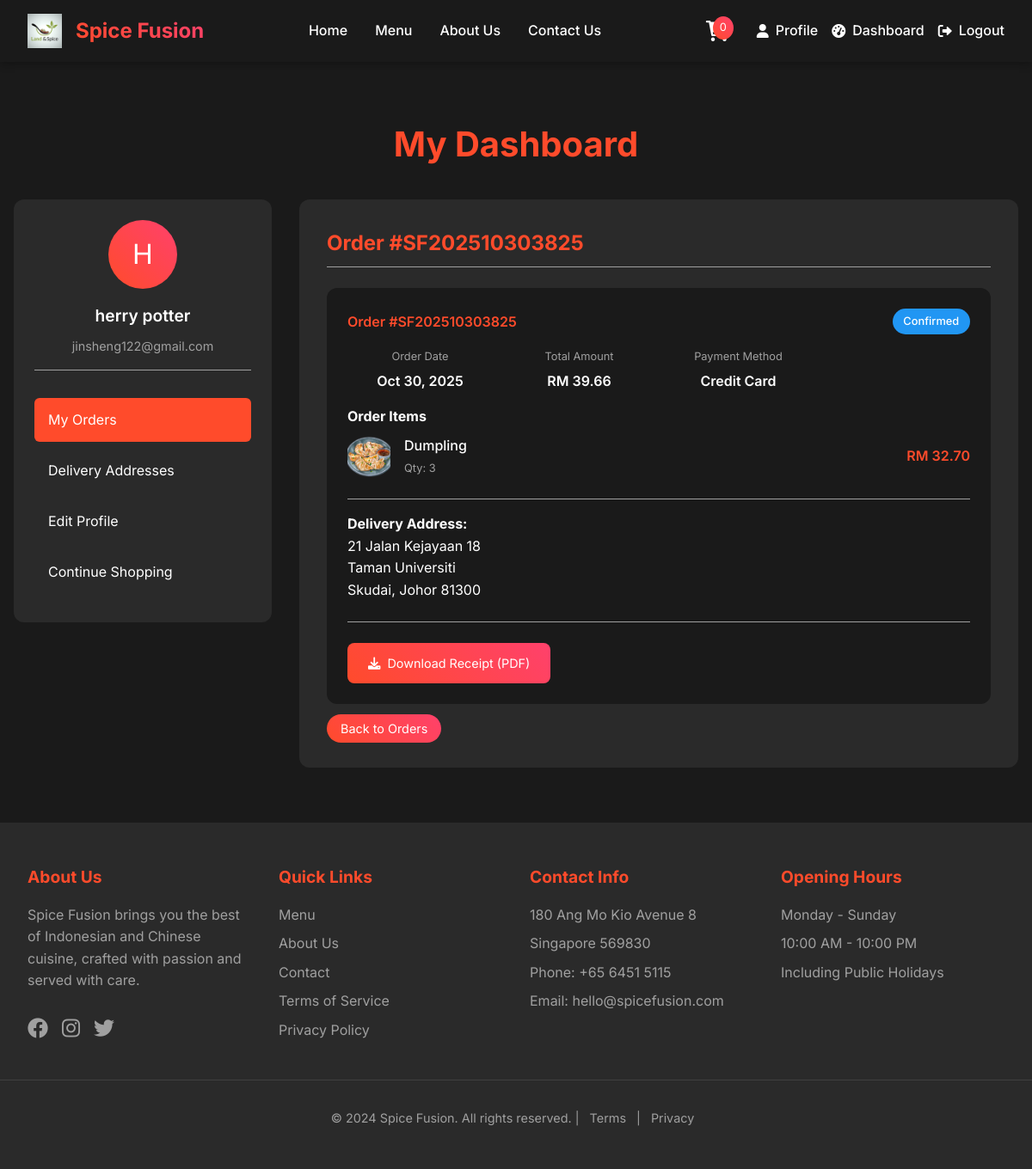
The page /customer/main/dashboard/Cdashboard.php?order_id=3 (signed in) on the database as committed earlier.
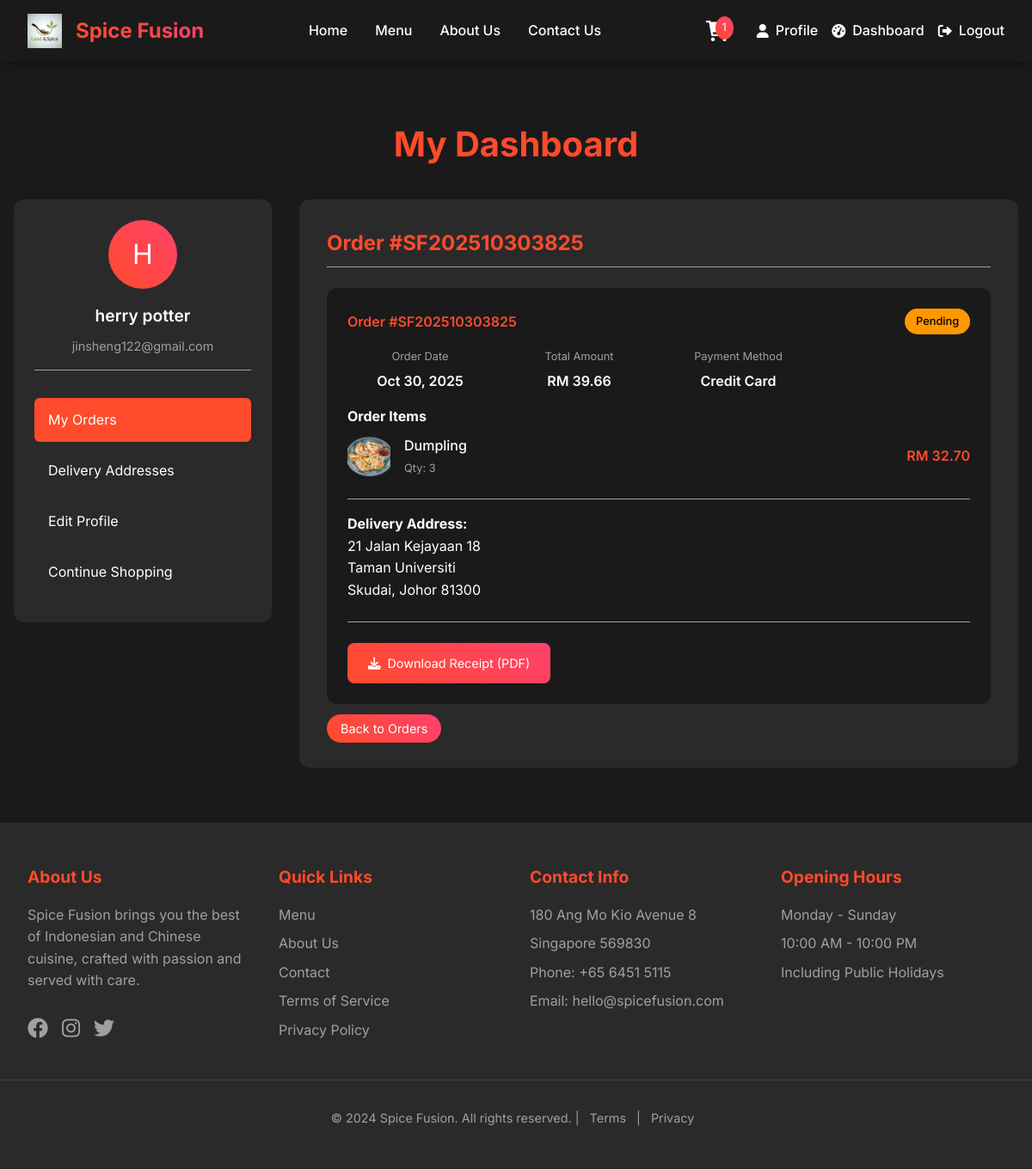
The same page on the database as committed later.
### tables this page shows
CREATE TABLE `order` (
  `order_id` int(11) NOT NULL,
  `user_id` int(11) NOT NULL,
  `address_id` int(11) DEFAULT NULL,
  `order_number` varchar(50) NOT NULL,
  `order_status` enum('Pending','Confirmed','Preparing','Ready','Out for Delivery','Delivered','Cancelled') DEFAULT 'Pending',
  `order_type` enum('Dine-in','Takeaway','Delivery') DEFAULT 'Delivery',
  `subtotal` decimal(10,2) NOT NULL,
  `tax_amount` decimal(10,2) DEFAULT 0.00,
  `delivery_fee` decimal(10,2) DEFAULT 0.00,
  `total_amount` decimal(10,2) NOT NULL,
  `special_instructions` text DEFAULT NULL,
  `estimated_delivery_time` timestamp NULL DEFAULT NULL,
  `actual_delivery_time` timestamp NULL DEFAULT NULL,
  `created_at` timestamp NOT NULL DEFAULT current_timestamp(),
  `updated_at` timestamp NOT NULL DEFAULT current_timestamp() ON UPDATE current_timestamp()
);

CREATE TABLE `payment` (
  `payment_id` int(11) NOT NULL,
  `order_id` int(11) NOT NULL,
  `payment_method` enum('Cash','Card','Credit Card','Debit Card','PayPal','Online Banking') NOT NULL,
  `payment_status` enum('Pending','Processing','Completed','Failed','Refunded') DEFAULT 'Pending',
  `amount` decimal(10,2) NOT NULL,
  `transaction_id` varchar(100) DEFAULT NULL,
  `payment_date` timestamp NOT NULL DEFAULT current_timestamp()
);

CREATE TABLE `delivery_address` (
  `address_id` int(11) NOT NULL,
  `user_id` int(11) NOT NULL,
  `address_line1` varchar(255) NOT NULL,
  `address_line2` varchar(255) DEFAULT NULL,
  `city` varchar(100) NOT NULL,
  `state` varchar(100) NOT NULL,
  `postal_code` varchar(20) NOT NULL,
  `country` varchar(100) DEFAULT 'Malaysia',
  `is_default` tinyint(1) DEFAULT 0,
  `created_at` timestamp NOT NULL DEFAULT current_timestamp()
);

### customer/main/dashboard/Cdashboard.php (the view, shortened to what the changed rows need)
<?php
$pdo = getDBConnection();
$user_id = getCurrentUserId();
$selected_order = null;
if (isset($_GET['order_id'])) {
    $order_id = (int)$_GET['order_id'];
    $stmt = $pdo->prepare("
        SELECT o.*, da.address_line1, da.address_line2, da.city, da.state, da.postal_code,
               p.payment_method, p.payment_status, p.amount as payment_amount
        FROM `order` o
        LEFT JOIN delivery_address da ON o.address_id = da.address_id
        LEFT JOIN payment p ON o.order_id = p.order_id
        WHERE o.order_id = ? AND o.user_id = ?
    ");
    $stmt->execute([$order_id, $user_id]);
    $selected_order = $stmt->fetch();
    if ($selected_order) {
        $stmt = $pdo->prepare("
            SELECT oi.*, p.product_name, p.image
            FROM order_item oi
            JOIN product p ON oi.product_id = p.product_id
            WHERE oi.order_id = ?
        ");
        $stmt->execute([$order_id]);
        $order_items = $stmt->fetchAll();
    }
}
?>
<!DOCTYPE html>
<html lang="en">
<head>
    <link rel="stylesheet" href="https://cdnjs.cloudflare.com/ajax/libs/font-awesome/6.0.0/css/all.min.css">
</head>
<body>
    <?php include_once __DIR__ . '/../../includes/header.php'; ?>
    <div class="dashboard-container">
        <div class="dashboard-header">
            <h1>My Dashboard</h1>
        </div>
        <div class="dashboard-grid">
            <div class="main-content">
                <?php if ($selected_order): ?>
                    <div class="section-header">
                        <h2>Order #<?php echo htmlspecialchars($selected_order['order_number']); ?></h2>
                    </div>
                    <div class="order-card">
                        <div class="order-header">
                            <div class="order-number">Order #<?php echo htmlspecialchars($selected_order['order_number']); ?></div>
                            <div class="order-status status-<?php echo strtolower($selected_order['order_status']); ?>">
                                <?php echo htmlspecialchars($selected_order['order_status']); ?>
                            </div>
                        </div>
                        <div class="order-details">
                            <div class="order-detail">
                                <div class="order-detail-label">Order Date</div>
                                <div class="order-detail-value"><?php echo date('M d, Y', strtotime($selected_order['created_at'])); ?></div>
                            </div>
                            <div class="order-detail">
                                <div class="order-detail-label">Total Amount</div>
                                <div class="order-detail-value">RM <?php echo number_format($selected_order['total_amount'], 2); ?></div>
                            </div>
                            <div class="order-detail">
                                <div class="order-detail-label">Payment Method</div>
                                <div class="order-detail-value"><?php echo htmlspecialchars($selected_order['payment_method'] ?? 'N/A'); ?></div>
                            </div>
                        </div>
                        <div class="order-items">
                            <h4>Order Items</h4>
                            <?php foreach ($order_items as $item): ?>
                                <div class="order-item">
                                    <img src="../../../food_images/<?php echo htmlspecialchars($item['image']); ?>"
                                         alt="<?php echo htmlspecialchars($item['product_name']); ?>" class="item-image">
                                    <div class="item-details">
                                        <div class="item-name"><?php echo htmlspecialchars($item['product_name']); ?></div>
                                        <div class="item-quantity">Qty: <?php echo $item['quantity']; ?></div>
                                    </div>
                                    <div class="item-price">RM <?php echo number_format($item['total_price'], 2); ?></div>
                                </div>
                            <?php endforeach; ?>
                        </div>
                        <div style="margin-top: 1rem; padding-top: 1rem; border-top: 1px solid var(--text-gray);">
                            <strong>Delivery Address:</strong><br>
                            <?php echo htmlspecialchars($selected_order['address_line1']); ?><br>
                            <?php if ($selected_order['address_line2']): ?>
                                <?php echo htmlspecialchars($selected_order['address_line2']); ?><br>
                            <?php endif; ?>
                            <?php echo htmlspecialchars($selected_order['city'] . ', ' . $selected_order['state'] . ' ' . $selected_order['postal_code']); ?>
                        </div>
                        <div style="margin-top: 1.5rem; padding-top: 1.5rem; border-top: 1px solid var(--text-gray); display: flex; gap: 1rem;">
                            <a href="../../api/download_receipt.php?order_id=<?php echo $selected_order['order_id']; ?>" class="view-order-btn" target="_blank" style="background: var(--gradient-primary); color: white; text-decoration: none; padding: 0.75rem 1.5rem; border-radius: 8px; display: inline-flex; align-items: center; gap: 0.5rem;">
                                <i class="fas fa-download"></i> Download Receipt (PDF)
                            </a>
                        </div>
                    </div>
                    <a href="Cdashboard.php" class="view-order-btn">Back to Orders</a>
                <?php endif; ?>
            </div>
        </div>
    </div>
</body>
</html>

### customer/includes/header.php (shortened to what the changed rows need)
<?php
$cart_count = 0;
if (isLoggedIn()) {
    $pdo = getDBConnection();
    $stmt = $pdo->prepare("SELECT SUM(quantity) FROM shopping_cart WHERE user_id = ?");
    $stmt->execute([getCurrentUserId()]);
    $count = $stmt->fetchColumn();
    if ($count) {
        $cart_count = $count;
    }
}
?>
<!DOCTYPE html>
<link rel="stylesheet" href="../includes/styles.css">
<link rel="stylesheet" href="https://cdnjs.cloudflare.com/ajax/libs/font-awesome/6.0.0/css/all.min.css">
<header class="main-header">
    <nav class="nav-container">
        <div class="nav-right">
            <div class="cart-icon">
                <a href="../cart/cart.php" class="cart-link">
                    <i class="fa-solid fa-cart-shopping icon-cart" aria-hidden="true"></i>
                    <span class="cart-count" aria-label="Items in cart"><?php echo $cart_count; ?></span>
                </a>
            </div>
        </div>
    </nav>
</header>

Rows that differ between the two databases and show on the page:
changed order "SF202510303825": order_status "Confirmed" → "Pending"
Other text that changed with them:
$cart_count: "0" → "1"
